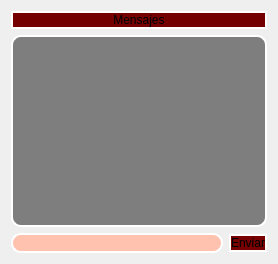
               <widget class="QWidget" name="page_5">
                <layout class="QGridLayout" name="gridLayout_9">
                 <item row="0" column="0" colspan="2">
                  <widget class="QLabel" name="label_25">
                   <property name="styleSheet">
                    <string notr="true">background-color: rgb(117, 0, 0);
border-radius:10px;
border: 2px solid rgb(255, 255, 255);
</string>
                   </property>
                   <property name="text">
                    <string>Mensajes</string>
                   </property>
                   <property name="alignment">
                    <set>Qt::AlignCenter</set>
                   </property>
                  </widget>
                 </item>
                 <item row="1" column="0" colspan="2">
                  <widget class="QPlainTextEdit" name="mensajes_recibidos_7">
                   <property name="cursor" stdset="0">
                    <cursorShape>ArrowCursor</cursorShape>
                   </property>
                   <property name="styleSheet">
                    <string notr="true">
border-radius:10px;
border: 2px solid rgb(255, 255, 255);
background-color: rgb(126, 126, 126);</string>
                   </property>
                   <property name="plainText">
                    <string/>
                   </property>
                  </widget>
                 </item>
                 <item row="2" column="0">
                  <widget class="QLineEdit" name="escribir_mensaje_7">
                   <property name="styleSheet">
                    <string notr="true">border-radius:10px;
border: 2px solid rgb(255, 255, 255);

background-color: rgb(255, 194, 175);</string>
                   </property>
                  </widget>
                 </item>
                 <item row="2" column="1">
                  <widget class="QPushButton" name="enviar_mensajes_7">
                   <property name="styleSheet">
                    <string notr="true">background-color: rgb(120, 0, 0);
border-radius:10px;
border: 2px solid rgb(255, 255, 255);
</string>
                   </property>
                   <property name="text">
                    <string>Enviar</string>
                   </property>
                  </widget>
                 </item>
                </layout>
               </widget>
